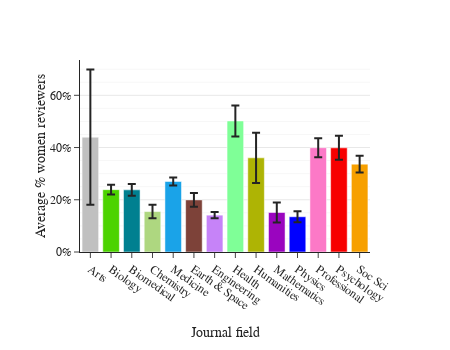

Here is the notebook cell this chart was saved with:
### Code cell
# Average % women reviewers for journals

df = pd.read_csv(os.path.join(root, r"reviewer_gender/d2_reviewer_gender.csv"))
x='d2'
y='Percentage'
color_dict, order = get_palette(attr="disc")
df[y] = df[y] / 100
base = df.groupby(x)[y].agg([lambda x: mean_confidence_interval(x)[0], lambda x: mean_confidence_interval(x)[1]]).reset_index()
base.columns=["field", "mean", "ci"]

# bar chart
base["color"] = base["field"].map(color_dict)

# draw bar charts
fig = px.bar(base,
             x="field",
             y="mean",
             error_y="ci")

fig.update_traces(marker=dict(color=base["color"]),
                  textposition="outside",
                  cliponaxis=False)

fig.update_layout(height=350,
                  width=450,
                  template="simple_white",
                  font=dict(family="Arial"))

fig.update_xaxes(categoryorder="array",
                 categoryarray=order,
                 title=dict(text="Journal field"),
                 tickvals=order,
                 ticktext=field_xticks,
                 tickangle=35,
                 )

fig.update_yaxes(showgrid=True,
                 tickformat=".0%",
                 minor=dict(nticks=5,
                            showgrid=True),
                 title=dict(text="Average % women reviewers",
                            standoff=0.0),
                 )
fig.show()
fig.write_image(os.path.join(graph_root, "perc_women_disc.pdf"))

### Figure 1 — Plotly figure (JSON) as saved in the notebook; plotly's stock layout.template omitted (floating-point values rounded to 4 significant figures)
{"data": [{"alignmentgroup": "True", "cliponaxis": false, "error_y": {"array": [0.2588, 0.01877, 0.02253, 0.0258, 0.01504, 0.02667, 0.01179, 0.05912, 0.0961, 0.03823, 0.02138, 0.03627, 0.04596, 0.03181]}, "hovertemplate": "field=%{x}<br>mean=%{y}<extra></extra>", "legendgroup": "", "marker": {"color": ["#C0C0C0", "#4CD300", "#008090", "#aed780", "#1AA3E8", "#7d4239", "#c683f8", "#7fff97", "#aeb404", "#9A05BF", "#0000ff", "#fc79c7", "#F70000", "#F7A000"], "pattern": {"shape": ""}}, "name": "", "offsetgroup": "", "orientation": "v", "showlegend": false, "textposition": "outside", "type": "bar", "x": ["Arts", "Biology", "Biomedical Research", "Chemistry", "Clinical Medicine", "Earth and Space", "Engineering and Technology", "Health", "Humanities", "Mathematics", "Physics", "Professional Fields", "Psychology", "Social Sciences"], "xaxis": "x", "y": [0.4397, 0.2387, 0.238, 0.1549, 0.27, 0.1995, 0.1411, 0.5019, 0.3606, 0.1512, 0.135, 0.3993, 0.3989, 0.3365], "yaxis": "y"}], "layout": {"barmode": "relative", "font": {"family": "Arial"}, "height": 350, "legend": {"tracegroupgap": 0}, "margin": {"t": 60}, "width": 450, "xaxis": {"anchor": "y", "categoryarray": ["Arts", "Biology", "Biomedical Research", "Chemistry", "Clinical Medicine", "Earth and Space", "Engineering and Technology", "Health", "Humanities", "Mathematics", "Physics", "Professional Fields", "Psychology", "Social Sciences"], "categoryorder": "array", "domain": [0, 1], "tickangle": 35, "ticktext": ["Arts", "Biology", "Biomedical", "Chemistry", "Medicine", "Earth & Space", "Engineering", "Health", "Humanities", "Mathematics", "Physics", "Professional", "Psychology", "Soc Sci"], "tickvals": ["Arts", "Biology", "Biomedical Research", "Chemistry", "Clinical Medicine", "Earth and Space", "Engineering and Technology", "Health", "Humanities", "Mathematics", "Physics", "Professional Fields", "Psychology", "Social Sciences"], "title": {"text": "Journal field"}}, "yaxis": {"anchor": "x", "domain": [0, 1], "minor": {"nticks": 5, "showgrid": true}, "showgrid": true, "tickformat": ".0%", "title": {"standoff": 0, "text": "Average % women reviewers"}}}}
